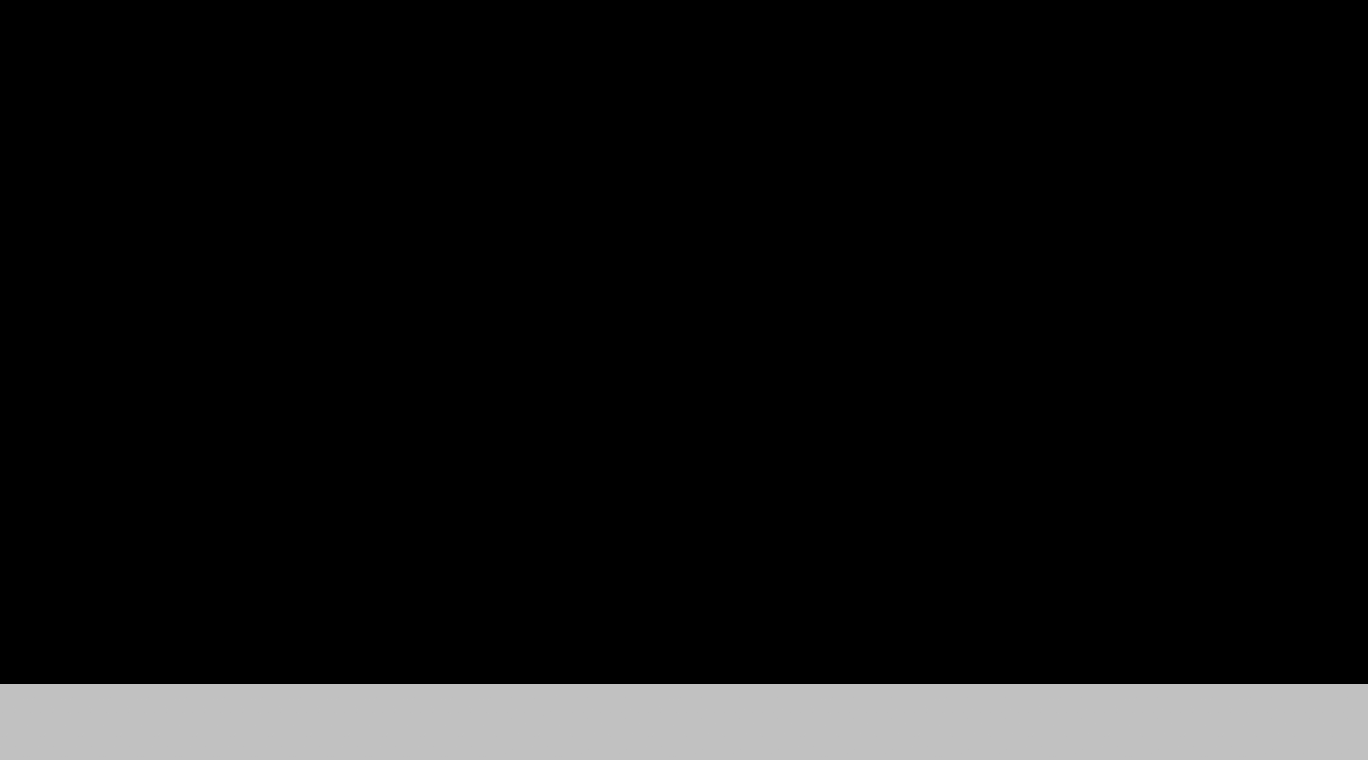

Below is a game level as drawn by its tile map, then a one-line description and the .tmx that defines it (tile-layer data replaced by summaries):
An orthogonal 36x20 tile map with 38x38 px tiles, 1 tile layer (background) and 3 objects (2x ball, object).

<map version="1.0" orientation="orthogonal" renderorder="right-down" width="36" height="20" tilewidth="38" tileheight="38" nextobjectid="5">
 <tileset firstgid="1" name="background" tilewidth="38" tileheight="38">
  <image source="triangle1.png" width="380" height="190" />
 </tileset>
 <layer name="background" width="36" height="20">
  <data>[720 cells, 77 non-empty, 5 distinct tile ids]</data>
 </layer>
 <objectgroup name="braindots">
  <object id="2" name="ballA" type="ball" x="358.667" y="324">
   <properties>
    <property name="autocreate" value="false" />
   </properties>
  </object>
  <object id="3" name="ballB" type="ball" x="1010.67" y="661.666">
   <properties>
    <property name="autocreate" value="false" />
   </properties>
  </object>
  <object id="4" name="ground" type="object" x="2.66667" y="686.667" width="1364" height="72">
   <properties>
    <property name="autocreate" value="true" />
   </properties>
  </object>
 </objectgroup>
</map>
